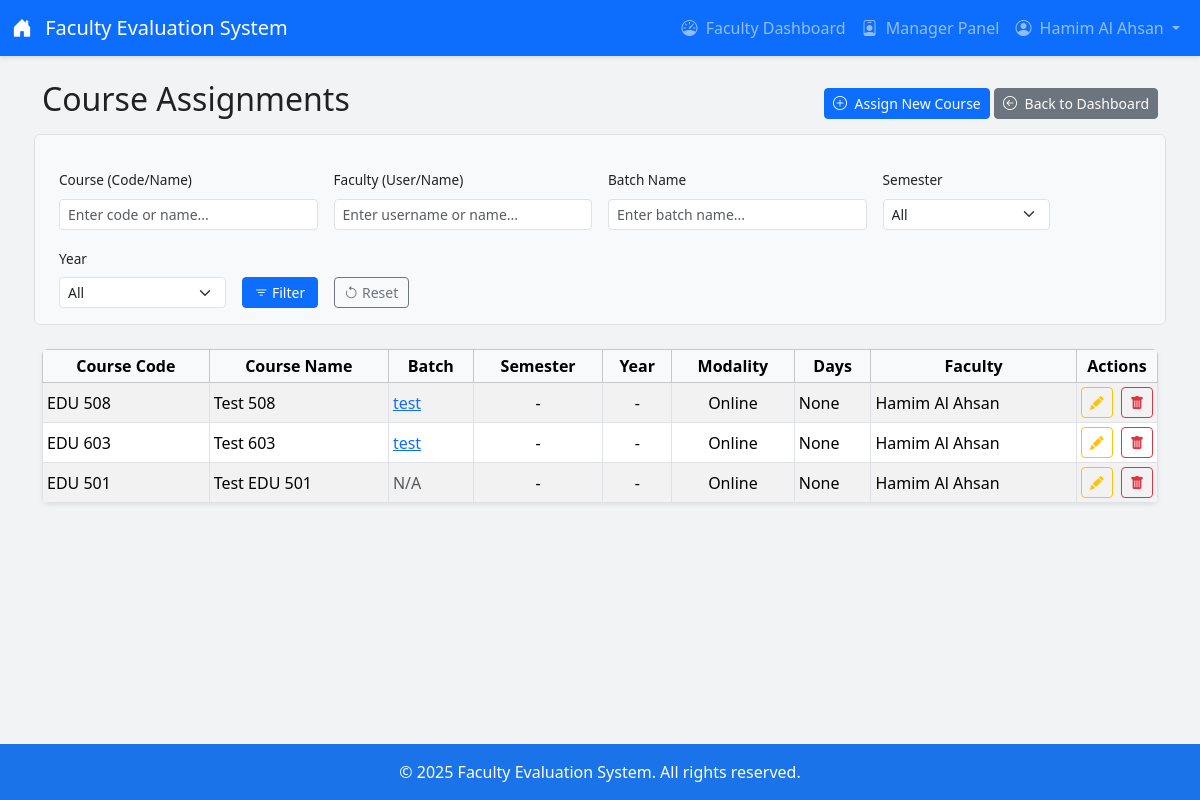
Page /managerpanel/assignments/ (signed in) on the committed database.
### managerpanel/models.py (models this page shows, shortened)
class CourseAssignment(models.Model):
    MODALITY_CHOICES = [('online', 'Online'), ('f2f', 'Face-to-Face'), ('blended', 'Blended')]
    course = models.ForeignKey(Course, on_delete=models.CASCADE, help_text="The course being assigned.")
    batch = models.ForeignKey(Batch, on_delete=models.SET_NULL, null=True, blank=True, related_name='assignments', help_text="Optional: Link to batch.")
    semester = models.ForeignKey(Semester, on_delete=models.SET_NULL, null=True, blank=True, related_name='course_assignments', help_text="Semester this assignment is offered in.")
    year = models.ForeignKey(Year, on_delete=models.SET_NULL, null=True, blank=True, related_name='course_assignments', help_text="Year this assignment is offered in.")
    modality = models.CharField(max_length=10, choices=MODALITY_CHOICES, default='online', help_text="Primary delivery mode.")
    start_date = models.DateField(help_text="Start date.")
    end_date = models.DateField(help_text="End date.")
    start_time = models.TimeField(help_text="Default start time.")
    end_time = models.TimeField(help_text="Default end time.")
    meets_on_monday = models.BooleanField(default=False, verbose_name="Mon")
    meets_on_tuesday = models.BooleanField(default=False, verbose_name="Tue")
    meets_on_wednesday = models.BooleanField(default=False, verbose_name="Wed")
    meets_on_thursday = models.BooleanField(default=False, verbose_name="Thu")
    meets_on_friday = models.BooleanField(default=False, verbose_name="Fri")
    meets_on_saturday = models.BooleanField(default=False, verbose_name="Sat")
    meets_on_sunday = models.BooleanField(default=False, verbose_name="Sun")
    num_classes = models.IntegerField(null=True, blank=True, help_text="Optional: Total classes.")
    faculty_members = models.ManyToManyField(User, related_name='assigned_courses', limit_choices_to={'is_staff': False, 'is_superuser': False}, help_text="Assigned faculty.")
    zoom_link = models.URLField(max_length=500, null=True, blank=True, help_text="Zoom link (optional).")
    zoom_host_code = models.CharField(max_length=100, null=True, blank=True, help_text="Zoom host code (optional).")
    def get_meeting_days(self): days = []; #... code ... ; return ", ".join(days) if days else "Not specified"
    class Meta: verbose_name = "Course Assignment"; verbose_name_plural = "Course Assignments"; ordering = ['-year__name', '-semester__name', '-start_date', 'course__code']

class Batch(models.Model):
    STATUS_ONGOING = 'ongoing'; STATUS_GRADUATED = 'graduated'
    BATCH_STATUS_CHOICES = [(STATUS_ONGOING, 'On-Going'), (STATUS_GRADUATED, 'Graduated')]
    name = models.CharField(max_length=150, unique=True, help_text="Unique name for the batch")
    cohort = models.ForeignKey(Cohort, on_delete=models.PROTECT, related_name='batches', help_text="The cohort this batch belongs to")
    program = models.ForeignKey(Program, on_delete=models.PROTECT, related_name='batches', null=False, blank=False, help_text="The academic program this batch is for")
    year = models.PositiveIntegerField(help_text="Year the batch started/enrolled")
    semester = models.ForeignKey(Semester, on_delete=models.SET_NULL, null=True, blank=True, help_text="Optional: Semester the batch started/enrolled")
    status = models.CharField(max_length=10, choices=BATCH_STATUS_CHOICES, default=STATUS_ONGOING, db_index=True, help_text="Current status of the batch")
    created_at = models.DateTimeField(auto_now_add=True)
    class Meta: verbose_name = "Batch"; verbose_name_plural = "Batches"; ordering = ['-year', 'status', 'semester__name', 'program__code', 'cohort__name', 'name']

### responseupload/models.py (models this page shows, shortened)
class Course(models.Model):
    code = models.CharField(max_length=20, help_text="Standard course code (e.g., CSE110).")
    name = models.CharField(max_length=200, help_text="Full title of the course.")
    semester = models.ForeignKey(
        Semester,
        on_delete=models.CASCADE,
        help_text="The semester this course definition is primarily associated with (e.g., catalog semester)."
        )
    year = models.ForeignKey(
        Year,
        on_delete=models.CASCADE,
        help_text="The academic year this course definition is primarily associated with (e.g., catalog year)."
        )
    program = models.ForeignKey(
        Program,
        on_delete=models.CASCADE,
        help_text="The program this course belongs to."
        )
    class Meta:
        unique_together = ('code', 'program', 'semester', 'year')
        verbose_name = "Course Definition"
        verbose_name_plural = "Course Definitions"
        ordering = ['code', 'year', 'semester']

### managerpanel/views.py (the view)
# urls.py: path('assignments/', views.list_course_assignments, name='list_assignments'),
@login_required
@user_passes_test(is_manager, login_url=reverse_lazy('responseupload:login'))
def list_course_assignments(request):
    assignment_list = CourseAssignment.objects.select_related(
        'course', 'course__program', 'batch', 'batch__cohort', 'semester', 'year'
    ).prefetch_related('faculty_members').all()
    course_query = request.GET.get('course_q', '').strip()
    faculty_query = request.GET.get('faculty_q', '').strip()
    batch_query = request.GET.get('batch_q', '').strip()
    if course_query: assignment_list = assignment_list.filter(Q(course__code__icontains=course_query) | Q(course__name__icontains=course_query))
    if faculty_query: assignment_list = assignment_list.filter(Q(faculty_members__username__icontains=faculty_query) | Q(faculty_members__first_name__icontains=faculty_query) | Q(faculty_members__last_name__icontains=faculty_query)).distinct()
    if batch_query: assignment_list = assignment_list.filter(batch__name__icontains=batch_query)
    assignment_list = assignment_list.order_by('-year__name', '-semester__name', '-start_date', 'course__code')
    paginator = Paginator(assignment_list, 20)
    page_obj = paginator.get_page(request.GET.get('page'))
    context = {'assignments_page': page_obj, 'course_query': course_query, 'faculty_query': faculty_query, 'batch_query': batch_query}
    return render(request, 'managerpanel/list_course_assignments.html', context)

### managerpanel/templatetags/manager_tags.py (called while the page is built)
@register.simple_tag
def is_manager_user(user):
    if not user.is_authenticated:
        return False
    try:
        return user.managerprofile.is_manager
    except ManagerProfile.DoesNotExist:
        return False
    except AttributeError: # Handles cases like AnonymousUser more explicitly
         return False

### managerpanel/views.py (called while the page is built)
def is_manager(user):
    if not user.is_authenticated: return False
    try: return user.managerprofile.is_manager
    except ManagerProfile.DoesNotExist: return False
    except AttributeError: return False

### managerpanel/templates/managerpanel/list_course_assignments.html (shortened to what this page needs)
{% extends "responseupload/base.html" %}
{% load static %}
{% load custom_filters %}
{% block content %}
<div class="container mt-4">
    <div class="d-flex justify-content-between align-items-center mb-4 flex-wrap gap-2">
        <h2>Course Assignments</h2>
        <div class="text-nowrap">
            <a href="{% url 'managerpanel:create_course_assignment' %}" class="btn btn-primary btn-sm">
                <i class="bi bi-plus-circle me-1"></i> Assign New Course
            </a>
             <a href="{% url 'managerpanel:manager_dashboard' %}" class="btn btn-secondary btn-sm">
                <i class="bi bi-arrow-left-circle me-1"></i> Back to Dashboard
             </a>
        </div>
    </div>
    <form method="get" class="row g-3 mb-4 align-items-end bg-light p-3 border rounded filter-form">
        <div class="col-md-3 col-lg-3">
            <label for="course_q" class="form-label">Course (Code/Name)</label>
            <input type="text" name="course_q" id="course_q" class="form-control form-control-sm" value="{{ course_query|default:'' }}" placeholder="Enter code or name...">
        </div>
        <div class="col-md-3 col-lg-3">
            <label for="faculty_q" class="form-label">Faculty (User/Name)</label>
            <input type="text" name="faculty_q" id="faculty_q" class="form-control form-control-sm" value="{{ faculty_query|default:'' }}" placeholder="Enter username or name...">
        </div>
         <div class="col-md-3 col-lg-3">
            <label for="batch_q" class="form-label">Batch Name</label>
            <input type="text" name="batch_q" id="batch_q" class="form-control form-control-sm" value="{{ batch_query|default:'' }}" placeholder="Enter batch name...">
        </div>
        <div class="col-md-3 col-lg-2">
             <label for="id_semester" class="form-label">Semester</label>
             <select name="semester" id="id_semester" class="form-select form-select-sm">
                 <option value="">All</option>
             </select>
        </div>
         <div class="col-md-3 col-lg-2">
             <label for="id_year" class="form-label">Year</label>
             <select name="year" id="id_year" class="form-select form-select-sm">
                 <option value="">All</option>
             </select>
        </div>
        <div class="col-md-2 col-lg-1 d-grid">
            <button type="submit" class="btn btn-sm btn-primary"><i class="bi bi-filter"></i> Filter</button>
        </div>
         <div class="col-md-2 col-lg-1 d-grid">
             <a href="{% url 'managerpanel:list_assignments' %}" class="btn btn-sm btn-outline-secondary"><i class="bi bi-arrow-counterclockwise"></i> Reset</a>
        </div>
    </form>
    {% if assignments_page.object_list %}
        <div class="table-responsive shadow-sm rounded">
            <table class="table table-striped table-hover table-bordered table-sm align-middle mb-0">
                <thead class="table-light text-center">
                    <tr>
                        <th>Course Code</th>
                        <th>Course Name</th>
                        <th>Batch</th>
                        <th>Semester</th>
                        <th>Year</th>
                        <th>Modality</th>
                        <th>Days</th>
                        <th>Faculty</th>
                        <th style="width: 1%; white-space: nowrap;">Actions</th>
                    </tr>
                </thead>
                <tbody>
                    {% for assignment in assignments_page %}
                    <tr>
                        <td class="text-nowrap">{{ assignment.course.code }}</td>
                        <td>{{ assignment.course.name }}</td>
                        <td>
                            {% if assignment.batch %}
                                <a href="{% url 'managerpanel:batch_detail' assignment.batch.id %}">{{ assignment.batch.name }}</a>
                            {% else %}
                                <span class="text-muted">N/A</span>
                            {% endif %}
                        </td>
                        <td class="text-center">{{ assignment.semester.name|default:"-" }}</td>
                        <td class="text-center">{{ assignment.year.name|default:"-" }}</td>
                        <td class="text-center">{{ assignment.get_modality_display }}</td>
                        <td class="text-nowrap">{{ assignment.get_meeting_days }}</td>
                        <td>
                            {% for faculty in assignment.faculty_members.all %}
                                {{ faculty.get_full_name|default:faculty.username }}{% if not forloop.last %}; {% endif %}
                            {% empty %}
                                <span class="text-muted">None</span>
                            {% endfor %}
                        </td>
                        <td class="text-nowrap action-buttons text-center">
                            <a href="{% url 'managerpanel:edit_course_assignment' assignment.id %}" class="btn btn-sm btn-outline-warning me-1" title="Edit Assignment">
                                <i class="bi bi-pencil-fill"></i>
                            </a>
                            <form action="{% url 'managerpanel:delete_course_assignment' assignment.id %}" method="post" class="d-inline" onsubmit="return confirm('Are you sure you want to delete the assignment for course {{ assignment.course.code|escapejs }}? This cannot be undone.');">
                                <button type="submit" class="btn btn-sm btn-outline-danger" title="Delete Assignment">
                                    <i class="bi bi-trash-fill"></i>
                                </button>
                            </form>
                        </td>
                    </tr>
                    {% endfor %}
                </tbody>
            </table>
        </div>
    {% endif %}
</div>
{% endblock %}

### responseupload/templates/responseupload/base.html (shortened to what this page needs)
{% load static %}
{% load manager_tags %}
<!DOCTYPE html>
<html lang="en">
<head>
    <link rel="stylesheet" href="https://cdn.jsdelivr.net/npm/bootstrap@5.3.3/dist/css/bootstrap.min.css">
    <link rel="stylesheet" href="https://cdn.jsdelivr.net/npm/bootstrap-icons@1.11.3/font/bootstrap-icons.min.css">
</head>
<body>
    <nav class="navbar navbar-expand-lg navbar-dark bg-primary">
        <div class="container-fluid">
            <a class="navbar-brand" href="{% url 'responseupload:dashboard' %}">
                <i class="bi bi-house-door-fill me-2"></i> Faculty Evaluation System
            </a>
            <div class="collapse navbar-collapse" id="navbarNav">
                <ul class="navbar-nav ms-auto">
                    {% if user.is_authenticated %}
                        <li class="nav-item">
                            <a class="nav-link " aria-current="page" href="{% url 'responseupload:dashboard' %}"><i class="bi bi-speedometer me-1"></i> Faculty Dashboard</a>
                        </li>
                        {% is_manager_user user as user_is_manager %}
                        {% if user_is_manager %}
                            <li class="nav-item">
                                <a class="nav-link " href="{% url 'managerpanel:manager_dashboard' %}"><i class="bi bi-person-badge me-1"></i> Manager Panel</a>
                            </li>
                        {% endif %}
                        <li class="nav-item dropdown">
                            <a class="nav-link dropdown-toggle" href="#" id="navbarDropdown" role="button" data-bs-toggle="dropdown" aria-expanded="false">
                                <i class="bi bi-person-circle me-1"></i> {{ user.get_full_name|default:user.username }}
                            </a>
                        </li>
                    {% else %}
                        <li class="nav-item">
                            <a class="nav-link" href="{% url 'responseupload:login' %}"><i class="bi bi-box-arrow-in-right me-1"></i> Login</a>
                        </li>
                    {% endif %}
                </ul>
            </div>
        </div>
    </nav>
    <main class="main-content">
        {% block content %}
        {% endblock %}
    </main>
    <footer class="text-center">
        <div class="container">
            <p class="mb-0">© {% now "Y" %} Faculty Evaluation System. All rights reserved.</p>
        </div>
    </footer>
</body>
</html>

### responseupload/templates/responseupload/base.html (style rules this page uses)
:root { --primary-color: #1a73e8; --secondary-color: #f1f3f4; --text-color: #202124; }
body { display: flex; flex-direction: column; min-height: 100vh; color: var(--text-color); background-color: var(--secondary-color); }
.navbar { box-shadow: 0 2px 4px rgba(0,0,0,0.1); transition: all 0.3s ease; }
.nav-link { transition: color 0.2s ease-in-out; }
.main-content { flex: 1 0 auto; padding-bottom: 2rem; }
footer { background-color: var(--primary-color); color: white; padding: 1rem 0; margin-top: auto; }

### managerpanel/templates/managerpanel/list_course_assignments.html (style rules this page uses)
.table th, .table td { vertical-align: middle; }
.table thead th { white-space: nowrap; }
.action-buttons form { margin-bottom: 0; }
.filter-form .form-label { font-size: 0.85rem; }

### rows in the picture
CourseAssignment: course.code "EDU 508", course.name "Test 508", batch.name "test", semester.name "-", year.name "-", modality "Online", get_meeting_days "None"
CourseAssignment: course.code "EDU 603", course.name "Test 603", batch.name "test", semester.name "-", year.name "-", modality "Online", get_meeting_days "None"
CourseAssignment: course.code "EDU 501", course.name "Test EDU 501", shows "N/A", semester.name "-", year.name "-", modality "Online", get_meeting_days "None"

### other values in the picture
{{ user.get_full_name|default:user.username }} "Hamim Al Ahsan"
{{ faculty.get_full_name|default:faculty.username }} "Hamim Al Ahsan"
